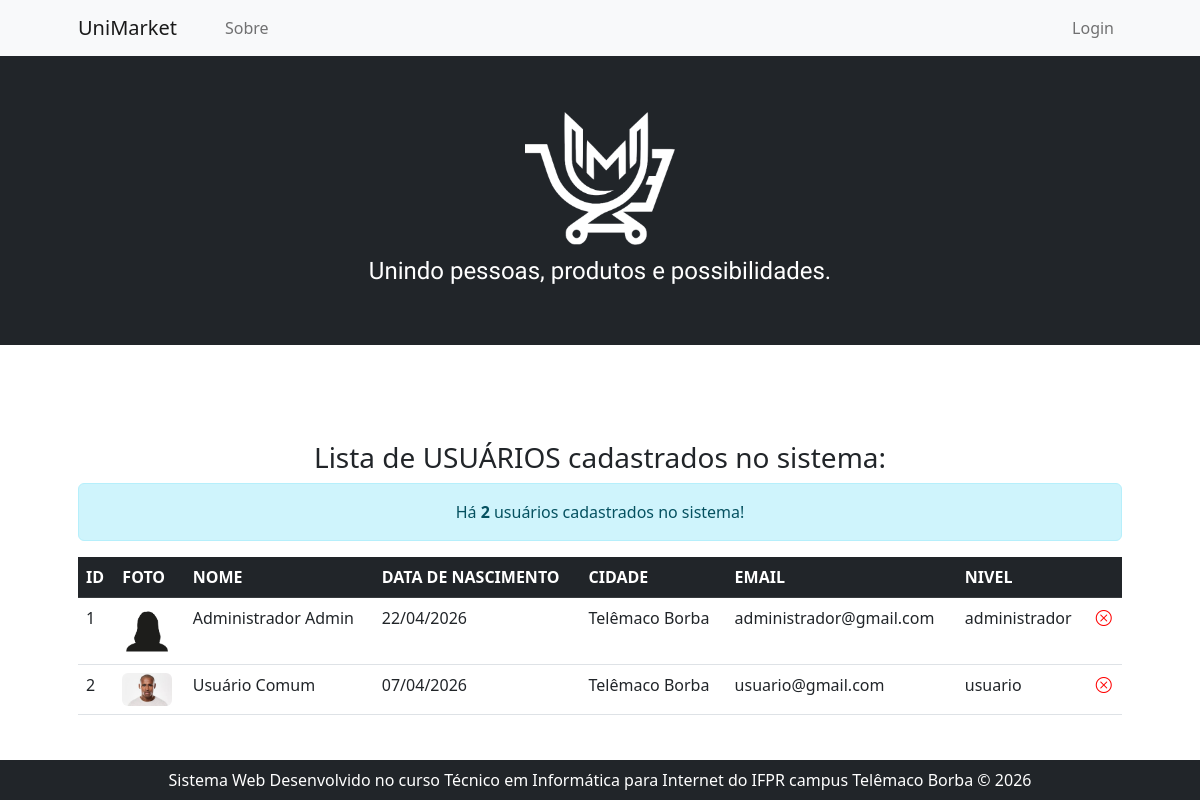
/listarUsuarios.php, run on an earlier commit of the app's database.
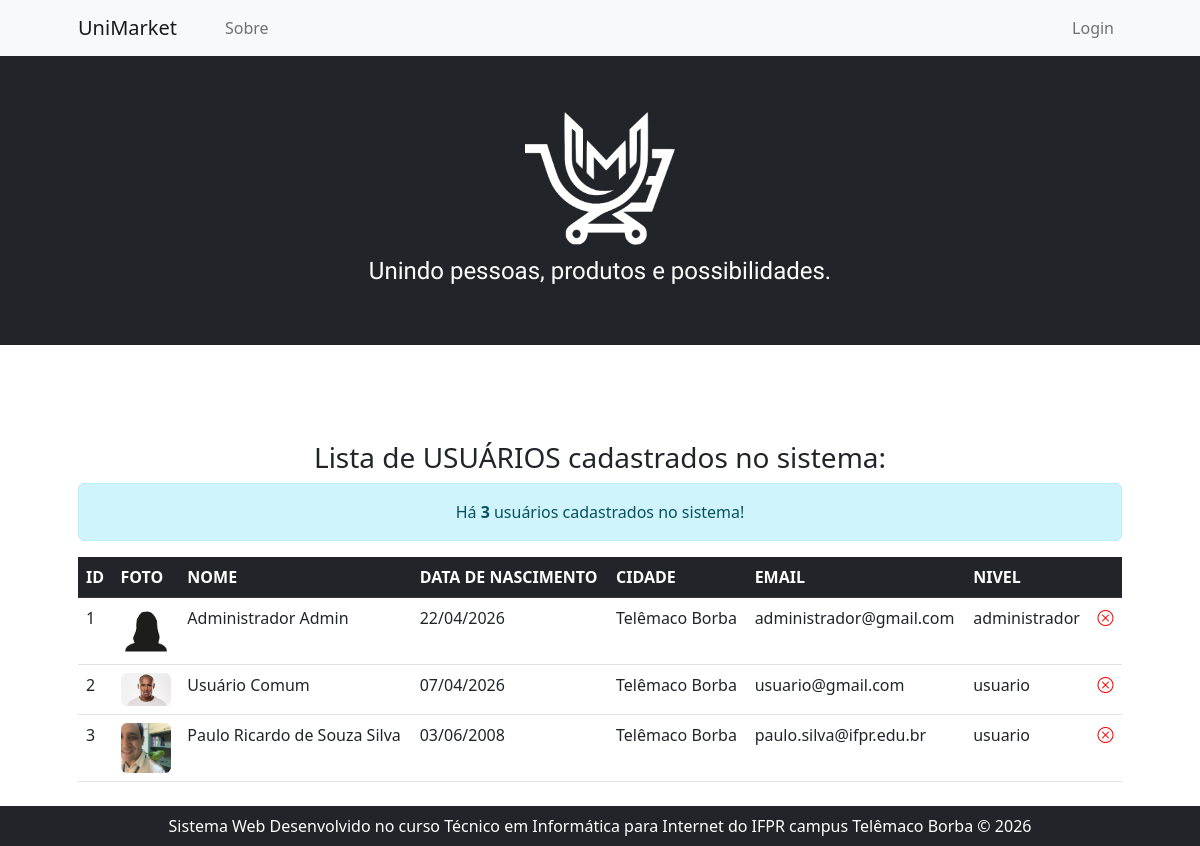
And on a later commit of the database.
### tables this page shows
CREATE TABLE `usuarios` (
  `idUsuario` int NOT NULL,
  `fotoUsuario` varchar(100) NOT NULL,
  `nomeUsuario` varchar(50) NOT NULL,
  `dataNascimentoUsuario` date NOT NULL,
  `cidadeUsuario` varchar(30) NOT NULL,
  `emailUsuario` varchar(50) NOT NULL,
  `senhaUsuario` varchar(100) NOT NULL,
  `nivelUsuario` varchar(15) NOT NULL
);

### listarUsuarios.php (the view, shortened to what this page needs)
<?php include "header.php" ?>
<?php
    echo "<h3 class='text-center'>Lista de USUÁRIOS cadastrados no sistema:</h3>";
    $listarUsuarios = "SELECT * FROM Usuarios";
    include "conexaoBD.php";
    $res           = mysqli_query($conn, $listarUsuarios) or die("Erro ao tentar listar Usuários!");
    $totalUsuarios = mysqli_num_rows($res);
    echo "<div class='alert alert-info text-center'>Há <strong>$totalUsuarios</strong> usuários cadastrados no sistema!</div>";
    echo "
        <table class='table'>
            <thead class='table-dark'>
                <tr>
                    <th>ID</th>
                    <th>FOTO</th>
                    <th>NOME</th>
                    <th>DATA DE NASCIMENTO</th>
                    <th>CIDADE</th>
                    <th>EMAIL</th>
                    <th>NIVEL</th>
                    <th></th>
                </tr>
            </thead>
            <tbody>
    ";
    while($usuario = mysqli_fetch_assoc($res)){
        $idUsuario             = $usuario['idUsuario'];
        $fotoUsuario           = $usuario['fotoUsuario'];
        $nomeUsuario           = $usuario['nomeUsuario'];
        $dataNascimentoUsuario = $usuario['dataNascimentoUsuario'];
        $diaNascimentoUsuario  = substr($dataNascimentoUsuario, 8, 2);
        $mesNascimentoUsuario  = substr($dataNascimentoUsuario, 5, 2);
        $anoNascimentoUsuario  = substr($dataNascimentoUsuario, 0, 4);
        $cidadeUsuario         = $usuario['cidadeUsuario'];
        $emailUsuario          = $usuario['emailUsuario'];
        $nivelUsuario          = $usuario['nivelUsuario'];
        echo "
            <tr>
                <td>$idUsuario</td>
                <td><img src='$fotoUsuario' style='width:50px;' class='rounded' title='Foto de $nomeUsuario'></td>
                <td>$nomeUsuario</td>
                <td>$diaNascimentoUsuario/$mesNascimentoUsuario/$anoNascimentoUsuario</td>
                <td>$cidadeUsuario</td>
                <td>$emailUsuario</td>
                <td>$nivelUsuario</td>
                <td><a href='#banirUsuario.php' title='Banir $nomeUsuario'><i class='bi bi-x-circle' style='color:red'></i></a></td>
            </tr>
        ";
    }
    echo "</tbody>";
    echo "</table>";
?>
<?php include "footer.php" ?>

### header.php (shortened to what this page needs)
<!DOCTYPE html>
<html lang="pt-br">
    <head>
        <link href="https://cdn.jsdelivr.net/npm/bootstrap-icons@1.5.0/font/bootstrap-icons.css" rel="stylesheet" />
        <link href="css/styles.css" rel="stylesheet" />
    </head>
    <body>
        <nav class="navbar navbar-expand-lg navbar-light bg-light">
            <div class="container px-4 px-lg-5">
                <a class="navbar-brand" href="index.php" title="Retornar para a Página Inicial">UniMarket</a>
                <div class="collapse navbar-collapse" id="navbarSupportedContent">
                    <ul class="navbar-nav me-auto mb-2 mb-lg-0 ms-lg-4">
                        <li class="nav-item"><a class="nav-link" href="#!">Sobre</a></li>
                    </ul>
                    <ul class="navbar-nav mb2 mb-lg-0 ms-lg-4">
                        <?php
                            if(isset($_SESSION['logado']) && $_SESSION['logado'] === true){
                                if($nivelUsuario == 'administrador'){
                                    echo "
                                        <li class='nav-item dropdown'>
                                            <a class='nav-link dropdown-toggle' id='navbarDropdown' href='#' role='button' data-bs-toggle='dropdown' aria-expanded='false'><i class='bi bi-person-circle'></i> $primeiroNome</a>
                                            <ul class='dropdown-menu' aria-labelledby='navbarDropdown'>
                                                <li><a class='dropdown-item' href='formAnuncio.php'>Criar Anúncio</a></li>
                                                <li><hr class='dropdown-divider' /></li>
                                                <li><a class='dropdown-item' href='#!'>Meus Anúncios</a></li>
                                                <li><a class='dropdown-item' href='#!'>Minhas Compras</a></li>
                                                <li><hr class='dropdown-divider' /></li>
                                                <li><a class='dropdown-item' href='#!'>Gerenciar Anúncios</a></li>
                                                <li><a class='dropdown-item' href='listarUsuarios.php'>Gerenciar Usuários</a></li>
                                                <li><hr class='dropdown-divider' /></li>
                                                <li><a class='dropdown-item' href='logout.php' title='Sair do Sistema'>Sair</a></li>
                                            </ul>
                                        </li>
                                    ";
                                }
                                else{
                                    echo "
                                        <li class='nav-item dropdown'>
                                            <a class='nav-link dropdown-toggle' id='navbarDropdown' href='#' role='button' data-bs-toggle='dropdown' aria-expanded='false'><i class='bi bi-person-circle'></i> $primeiroNome</a>
                                            <ul class='dropdown-menu' aria-labelledby='navbarDropdown'>
                                                <li><a class='dropdown-item' href='formAnuncio.php'>Criar Anúncio</a></li>
                                                <li><hr class='dropdown-divider' /></li>
                                                <li><a class='dropdown-item' href='#!'>Meus Anúncios</a></li>
                                                <li><a class='dropdown-item' href='#!'>Minhas Compras</a></li>
                                                <li><hr class='dropdown-divider' /></li>
                                                <li><a class='dropdown-item' href='logout.php' title='Sair do Sistema'>Sair</a></li>
                                            </ul>
                                        </li>
                                    ";
                                }
                            }
                            else{
                                echo "<li class='nav-item'><a class='nav-link' href='formLogin.php'>Login</a></li>";
                            }
                        ?>
                    </ul>
                </div>
            </div>
        </nav>
        <header class="bg-dark py-2">
            <div class="container px-4 px-lg-5 my-5">
                <div class="text-center text-white">
                    <img src="assets/img/Logo_Unimarket_Branco.png" style="width: 150px" class="pb-2">
                    <p class="lead fw-normal text-white mb-0 audiowide-regular">Unindo pessoas, produtos e possibilidades.</p>
                </div>
            </div>
        </header>
        <section class="py-5">
            <div class="container px-4 px-lg-5 mt-5">

### footer.php (shortened to what this page needs)
            </div>
        </section>
        <footer class="py-2 bg-dark fixed-bottom">
            <div class="container"><p class="m-0 text-center text-white">Sistema Web Desenvolvido no curso Técnico em Informática para Internet do IFPR campus Telêmaco Borba &copy <?php echo date("Y") ?> </p></div>
        </footer>
    </body>
</html>

### header.php (style rules this page uses)
.audiowide-regular { font-family: "Audiowide", sans-serif; font-weight: 400; font-style: normal; font-size: 1.5rem; }

What changed in the data, as far as the page shows it:
added usuarios: idUsuario "3", fotoUsuario (picture), nomeUsuario "Paulo Ricardo de Souza Silva", dataNascimentoUsuario "03", dataNascimentoUsuario "06", dataNascimentoUsuario "2008", cidadeUsuario "Telêmaco Borba", emailUsuario "paulo.silva@ifpr.edu.br", nivelUsuario "usuario"
Also different on the page:
$totalUsuarios: "2" → "3"
